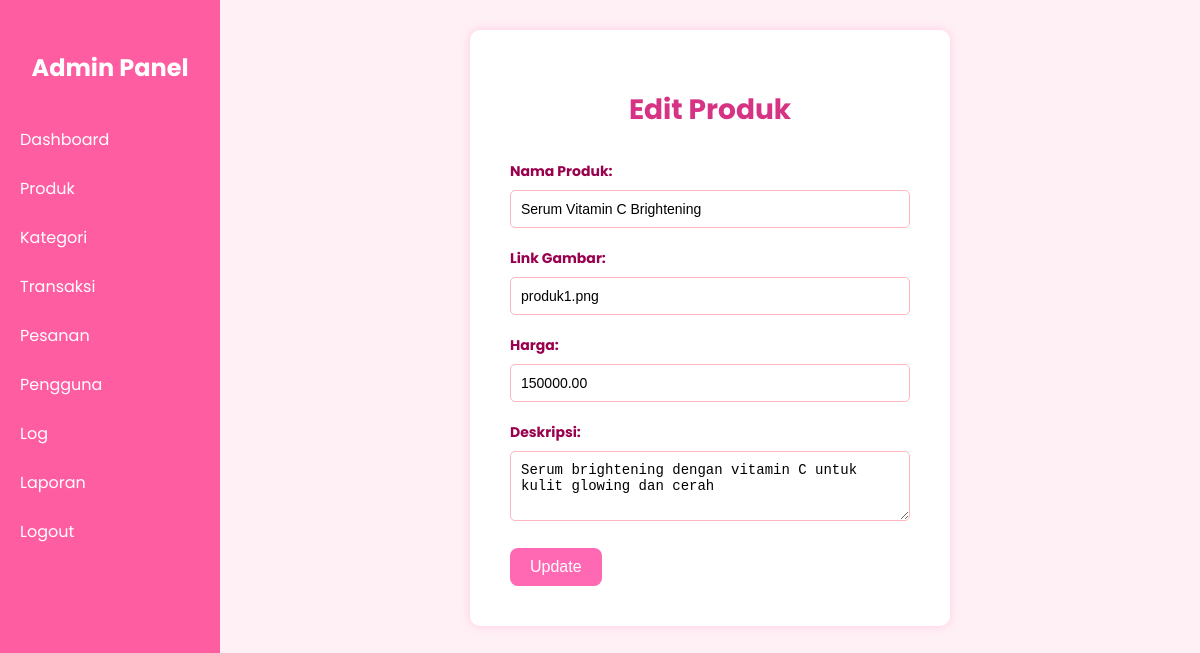
Screenshot of /admin/edit_produk.php?id=1 (signed in) with the database file from the repository.
### tables this page shows
CREATE TABLE products (
    id INT AUTO_INCREMENT PRIMARY KEY,
    name VARCHAR(200) NOT NULL,
    description TEXT,
    price DECIMAL(10,2) NOT NULL,
    stock INT DEFAULT 0,
    category_id INT,
    image VARCHAR(255),
    created_at TIMESTAMP DEFAULT CURRENT_TIMESTAMP,
    updated_at TIMESTAMP DEFAULT CURRENT_TIMESTAMP ON UPDATE CURRENT_TIMESTAMP,
    INDEX idx_name (name),
    INDEX idx_category (category_id),
    INDEX idx_price (price),
    CONSTRAINT fk_products_category FOREIGN KEY (category_id) REFERENCES categories(id) ON DELETE SET NULL
);

### admin/edit_produk.php (the view, shortened to what this page needs)
<?php
include '../backend/koneksi.php';
$id = (int)$_GET['id'];
$query = mysqli_query($conn, "SELECT * FROM products WHERE id = $id");
$data = mysqli_fetch_assoc($query);
?>
<!DOCTYPE html>
<html>
<head>
</head>
<body>
<div class="sidebar">
    <h2>Admin Panel</h2>
    <a href="index.php">Dashboard</a>
    <a href="produk.php">Produk</a>
    <a href="kategori.php">Kategori</a>
    <a href="transaksi.php">Transaksi</a>
    <a href="pesanan.php">Pesanan</a>
    <a href="pengguna.php">Pengguna</a>
    <a href="log.php">Log</a>
    <a href="laporan.php">Laporan</a>
    <a href="../auth/logout.php">Logout</a>
</div>
<div class="main-content">
    <div class="form-container">
        <h1>Edit Produk</h1>
        <form method="POST">
            <div class="form-group">
                <label>Nama Produk:</label>
                <input type="text" name="nama_produk" value="<?= htmlspecialchars($data['name']) ?>" required>
            </div>
            <div class="form-group">
                <label>Link Gambar:</label>
                <input type="text" name="gambar" value="<?= htmlspecialchars($data['image']) ?>">
            </div>
            <div class="form-group">
                <label>Harga:</label>
                <input type="number" name="harga" value="<?= htmlspecialchars($data['price']) ?>" required>
            </div>
            <div class="form-group">
                <label>Deskripsi:</label>
                <textarea name="deskripsi" rows="3" required><?= htmlspecialchars($data['description']) ?></textarea>
            </div>
            <button type="submit" name="update" class="btn">Update</button>
        </form>
    </div>
</div>
</body>
</html>

### admin/edit_produk.php (style rules this page uses)
body { margin: 0; font-family: 'Poppins', sans-serif; background: #fff0f5; }
.sidebar { width: 220px; background-color: #ff5da2; color: white; position: fixed; height: 100%; padding-top: 30px; }
.sidebar h2 { text-align: center; margin-bottom: 30px; font-size: 24px; font-weight: bold; color: #fff; }
.sidebar a { display: block; color: white; padding: 12px 20px; text-decoration: none; font-size: 16px; transition: background 0.3s; }
.main-content { margin-left: 220px; padding: 30px; min-height: 100vh; }
.form-container { background: white; padding: 40px; border-radius: 10px; box-shadow: 0 0 10px #ffcce5; width: 400px; margin: 0 auto; }
.form-container h1 { color: #d63384; margin-bottom: 30px; font-size: 28px; text-align: center; }
.form-group { margin-bottom: 20px; text-align: left; }
.form-group label { display: block; margin-bottom: 8px; color: #99004d; font-weight: bold; font-size: 14px; }
.form-group input, .form-group textarea { width: 100%; padding: 10px; border: 1px solid #ffb6c1; border-radius: 5px; font-size: 14px; box-sizing: border-box; }
.btn { background-color: #ff69b4; color: white; padding: 10px 20px; border: none; border-radius: 8px; font-size: 16px; cursor: pointer; transition: background 0.3s; }

### rows the page displays
products: nama_produk "Serum Vitamin C Brightening", gambar "produk1.png", harga "150000.00", deskripsi "Serum brightening dengan vitamin C untuk kulit glowing dan cerah"
